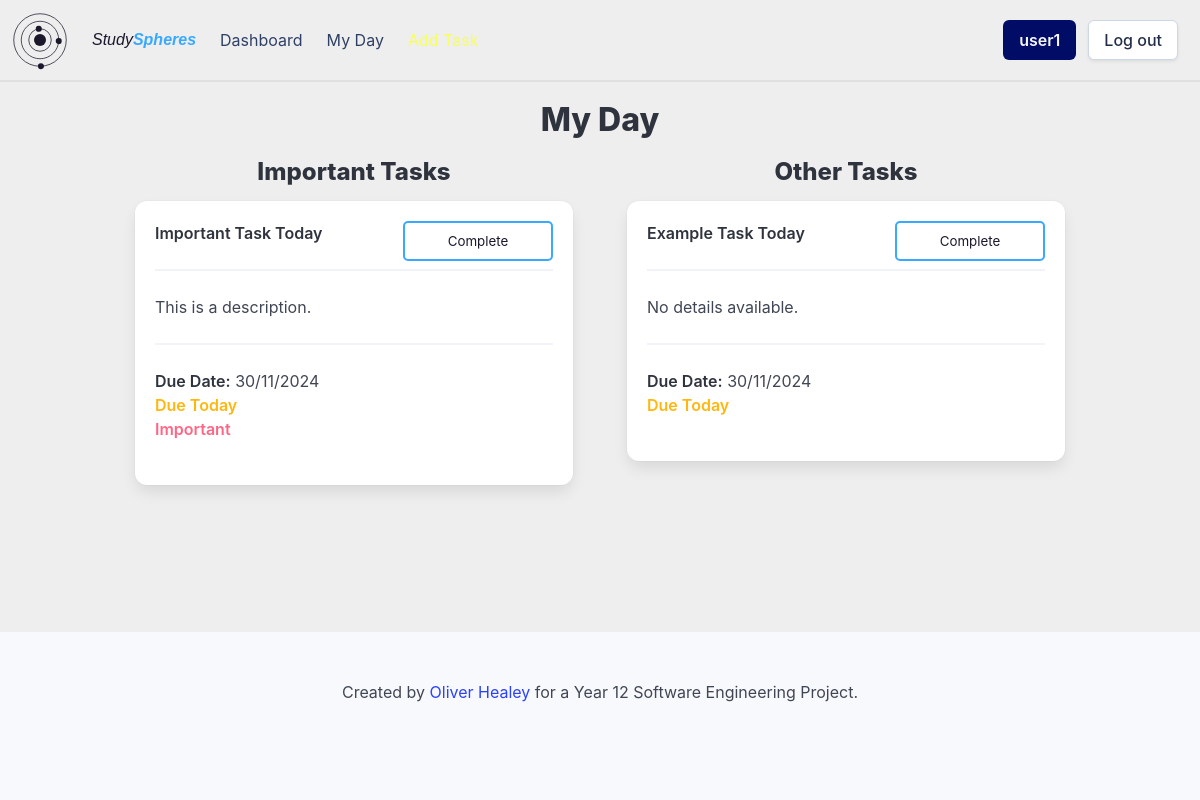
The page /myday (signed in) on the database its author committed.
### setup_db.py (models this page shows)
class Task(Base):
    __tablename__ = 'tasks'
    task_id = Column(String, primary_key=True)
    name = Column(String, nullable=False)
    details = Column(String)
    important = Column(Boolean, nullable=False)
    due_date = Column(DateTime, nullable=False)
    completed = Column(Boolean, nullable=False)
    repeat = Column(String, nullable=False)
    user_id = Column(String, ForeignKey('userdetails.id'), nullable=False)
    group_id = Column(String, ForeignKey('groups.group_id'), nullable=False)
    user = relationship('User', back_populates='tasks')
    groups = relationship('Group', back_populates='tasks')

### app.py (the view)
@app.route('/myday')
def myday():
    if flaskSession.get('userId') is None:
        return redirect(url_for('login'))
    userId = flaskSession.get('userId')
    current_date = datetime.datetime.now().date()
    tasks = sessionDb.query(Task).filter(Task.user_id == userId).all()
    tasks = [task for task in tasks if task.due_date.date() == current_date]
    date = datetime.datetime.now().date()
    return render_template('myday.html', tasks=tasks, showDetails=True, date=date)

### templates/myday.html (shortened to what this page needs)
{% extends "base_loggedin.html" %}
{% block heading %}My Day{% endblock %}
{% block content %}
    <div class="container">
        <div class="day-overview">
            {% if tasks|length == 0 %}
                <p>No tasks for today! Add some tasks <a href="/addtask">here.</a></p>
            {% else %}
                {% set important_tasks = tasks|selectattr('important')|list %}
                {% set other_tasks = tasks|rejectattr('important')|list %}
                <div class="columns is-multiline">
                    <div class="column is-half">
                        <h3 class="has-text-centered">Important Tasks</h3>
                        {% if important_tasks|length == 0 %}
                            <p class="has-text-centered">No important tasks for today!</p>
                        {% else %}
                            {% for task in tasks %}
                                {% if task.important %}
                                    {% include 'task_box.html' %}
                                {% endif %}
                            {% endfor %}
                        {% endif %}
                    </div>
                    <div class="column is-half">
                        <h3 class="has-text-centered">Other Tasks</h3>
                        {% if other_tasks|length == 0 %}
                            <p class="has-text-centered">No other tasks for today!</p>
                        {% else %}
                            {% for task in tasks %}
                                {% if not task.important %}
                                    {% include 'task_box.html' %}
                                {% endif %}
                            {% endfor %}
                        {% endif %}
                    </div>
                </div>
            {% endif %}
        </div>
    </div>
{% endblock %}

### templates/task_box.html (shortened to what this page needs)
<div class="box task-box {% if date > task.due_date.date() and not task.completed %}overdue-task{% endif %}" onclick="window.location.href='/task/{{ task.task_id }}'">
    <div class="content">
        <p>
            <strong class="{{ 'has-text-success' if task.completed else '' }}">{{ task.name }}</strong>
            <hr>
            {% if showDetails %}
                {% if task.details %}
                    {{ task.details }}
                {% else %}
                    No details available.
                {% endif %}
                <hr>
            {% endif %}
            {% if not task.completed %}
                <strong>Due Date:</strong> {{ task.due_date.strftime('%d/%m/%Y') }}<br>
                {% if date < task.due_date.date() %}
                    <strong>Time Left:</strong> {{ (task.due_date.date() - date).days }} days<br>
                {% elif date == task.due_date.date() %}
                    <strong class="has-text-warning">Due Today</strong><br>
                {% else %}
                    <strong class="has-text-danger">Overdue</strong><br>
                {% endif %}
                {% if task.important %}
                    <strong class="has-text-danger circle-header">Important</strong><br>
                {% endif %}
            {% else %}
                <strong class="has-text-success">Task Complete</strong>
            {% endif %}
        </p>
    </div>
    {% if not task.completed %}
        <form action="/complete" method="POST">
            <input type="submit" value="Complete" class="task-complete-button">
        </form>
    {% else %}
        <form action="/decomplete" method="POST">
            <input type="hidden" name="task_id" value="{{ task.task_id }}">
            <input type="submit" value="Remove Complete" class="task-complete-button">
        </form>
    {% endif %}
</div>

### static/styles/styles.css (style rules this page uses)
:root { --bulma-primary-h: 206deg; --bulma-primary-l: 61%; --bulma-link-l: 20%; --bulma-info-h: 63deg; --bulma-info-l: 68%; --bulma-scheme-s: 36%; --bulma-body-background-color: light-dark(#eeeeee, #0f141f); color-scheme: light dark; --accent-color: light-dark(#1c182c, #e0e0e0); --accent-color-invert: light-dark(#e0e0e0, #160f34); --warning-color: light-dark(#ffdddd, #330000); }
body { margin: none; padding: none; }
.circle-header { color: #1c182c; }
.task-box { position: relative; overflow: hidden; transition: all 0.5s; cursor: pointer; margin: 15px; }
.task-box:before { content: ''; position: absolute; opacity: 0; height: 100%; width: 100%; top: 0px; bottom: 0px; right: 0px; align-content: center; padding: 10px; transition: 0.5s; color: #0f141f; background-color: var(--bulma-primary); }
.task-box:after { content: 'Click for more details...'; opacity: 0; position: absolute; bottom: -20px; right: 20px; transition: 0.5s; font-size: 0.7rem; }
.task-complete-button { position: absolute; top: 20px; right: 20px; width: 150px; height: 40px; background-color: transparent; border: var(--bulma-primary) solid 2px; color: var(--accent-color); border-radius: 5px; padding: 5px; cursor: pointer; }

### rows shown on the page
Task: name "Important Task Today", details "This is a description.", due_date "30/11/2024", shows "Due Today", important "Important"
Task: name "Example Task Today", details "No details available.", due_date "30/11/2024", shows "Due Today"

### other values the page prints
{{ session['username'] }} "user1"
